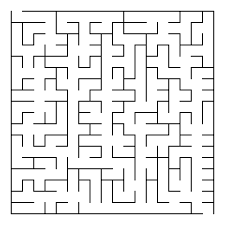
#> input picture maze.png, 225 x 225 px
$ python a_star.py
#> lines starting #> are read from the running program, lines starting #| are printed output that depends on the picture
import cv2
import math
import matplotlib.pyplot as plt

show_animation = True

class AStarPath:
    def __init__(self, robot_radius, grid_size, x_obstacle, y_obstacle):
        self.grid_size = grid_size
        self.robot_radius = robot_radius
        self.create_obstacle_map(x_obstacle, y_obstacle)
        self.path = self.get_path()

    class Node:
        def __init__(self, x, y, cost, path):
            self.x = x
            self.y = y
            self.cost = cost
            self.path = path

        def __str__(self):
            return str(self.x)+'+'+str(self.y)+','+str(self.cost)+','+str(self.path)

    @staticmethod
    def calc_heuristic(num1, num2):
        weight = 1.0
        return weight * math.sqrt((num1.x-num2.x)**2 + (num1.y-num2.y)**2)

    def calc_grid_position(self, idx, p):
        return idx * self.grid_size + p

    def calc_xy(self, position, min_position):
        return round((position-min_position) / self.grid_size)

    def calc_grid_idx(self, node):
        return (node.y-self.y_min) * self.x_width + (node.x-self.x_min)

    def check_validity(self, node):
        x_position = self.calc_grid_position(node.x, self.x_min)
        y_position = self.calc_grid_position(node.y, self.y_min)

        if x_position < self.x_min:
            return False
        elif y_position < self.y_min:
            return False
        elif x_position >= self.x_max:
            return False
        elif y_position >= self.y_max:
            return False
        if self.obstacle_pos[node.x][node.y]:
            return False
        return True

    def create_obstacle_map(self, x_obstacle, y_obstacle):
        self.x_min = round(min(x_obstacle))
        self.y_min = round(min(y_obstacle))
        self.x_max = round(max(x_obstacle))
        self.y_max = round(max(y_obstacle))
        self.x_width = round((self.x_max - self.x_min) / self.grid_size)
        self.y_width = round((self.y_max - self.y_min) / self.grid_size)
        self.obstacle_pos = [[False for i in range(self.y_width)] for i in range(self.x_width)]
        for idx_x in range(self.x_width):
            x = self.calc_grid_position(idx_x, self.x_min)
            for idx_y in range(self.y_width):
                y = self.calc_grid_position(idx_y, self.y_min)
                for idx_x_obstacle, idx_y_obstacle in zip(x_obstacle, y_obstacle):
                    d = math.sqrt((idx_x_obstacle - x)**2 + (idx_y_obstacle - y)**2)
                    if d <= self.robot_radius:
                        self.obstacle_pos[idx_x][idx_y] = True
                        break

    @staticmethod
    def get_path():
        path = [[1, 0, 1],
                [0, 1, 1],
                [-1, 0, 1],
                [0, -1, 1],
                [-1, -1, math.sqrt(2)],
                [-1, 1, math.sqrt(2)],
                [1, -1, math.sqrt(2)],
                [1, 1, math.sqrt(2)]]

        return path

    def calc_final_path(self, end_node, record_closed):
        x_out_path, y_out_path = [self.calc_grid_position(end_node.x, self.x_min)], [self.calc_grid_position(end_node.y, self.y_min)]
        path = end_node.path
        while path != -1:
            n = record_closed[path]
            x_out_path.append(self.calc_grid_position(n.x, self.x_min))
            y_out_path.append(self.calc_grid_position(n.y, self.y_min))
            path = n.path

        return x_out_path, y_out_path

    def a_star_search(self, start_x, start_y, end_x, end_y):
        start_node = self.Node(self.calc_xy(start_x, self.x_min), self.calc_xy(start_y, self.y_min), 0.0, -1)
        end_node = self.Node(self.calc_xy(end_x, self.x_min), self.calc_xy(end_y, self.y_min), 0.0, -1)

        record_open, record_closed = dict(), dict()
        record_open[self.calc_grid_idx(start_node)] = start_node

        while True:
            if len(record_open) == 0:
                print('Check Record Validity')
                break

            total_cost = min(record_open, key=lambda x: record_open[x].cost + self.calc_heuristic(end_node, record_open[x]))
            cost_collection = record_open[total_cost]

            if show_animation:  # pragma: no cover
                plt.plot(self.calc_grid_position(cost_collection.x, self.x_min),  self.calc_grid_position(cost_collection.y, self.y_min), "xy")
                if len(record_closed.keys())%10 == 0:
                    plt.pause(0.001)

            if cost_collection.x == end_node.x and cost_collection.y == end_node.y:
                print("Finished!")
                end_node.path = cost_collection.path
                end_node.cost = cost_collection.cost
                break

            del record_open[total_cost]
            record_closed[total_cost] = cost_collection

            for i, _ in enumerate(self.path):
                node = self.Node(cost_collection.x + self.path[i][0], cost_collection.y + self.path[i][1], cost_collection.cost + self.path[i][2], total_cost)
                idx_node = self.calc_grid_idx(node)

                if not self.check_validity(node):
                    continue

                if idx_node in record_closed:
                    continue

                if idx_node not in record_open:
                    record_open[idx_node] = node
                else:
                    if record_open[idx_node].cost > node.cost:
                        record_open[idx_node] = node

        x_out_path, y_out_path = self.calc_final_path(end_node, record_closed)

        return x_out_path, y_out_path

def main():
    start_x = 15
    start_y = 10
    end_x = 170
    end_y = 175
    grid_size = 2.0
    robot_radius = 2.0

    image = cv2.imread('maze.png')
#> image is the input picture: shape (225, 225, 3); min 0, max 255, mean 235.4
    image = cv2.resize(image, (200,200))
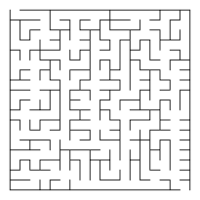
#> image: shape (200, 200, 3); min 50, max 255, mean 235.4
    gray = cv2.cvtColor(image, cv2.COLOR_BGR2GRAY)
    (width, length) = gray.shape
#> width = 200; length = 200
    x_obstacle, y_obstacle = [], []
    for i in range(width):
        for j in range(length):
            if gray[i][j] <= 150:
              y_obstacle.append(i)
              x_obstacle.append(j)
#> after the loop, y_obstacle = 4820 values from 10 to 189

    if show_animation:
            plt.plot(x_obstacle, y_obstacle, ".k")
            plt.plot(start_x, start_y, "og")
            plt.plot(end_x, end_y, "xb")
            plt.grid(True)
            plt.axis("equal")

    a_star = AStarPath(robot_radius, grid_size, x_obstacle, y_obstacle)
    x_out_path, y_out_path = a_star.a_star_search(start_x, start_y, end_x, end_y)
#> the loop in a_star_search, `while True:` made 1155 passes
#> pass 1, in a_star_search, `plt.pause(0.001)`:
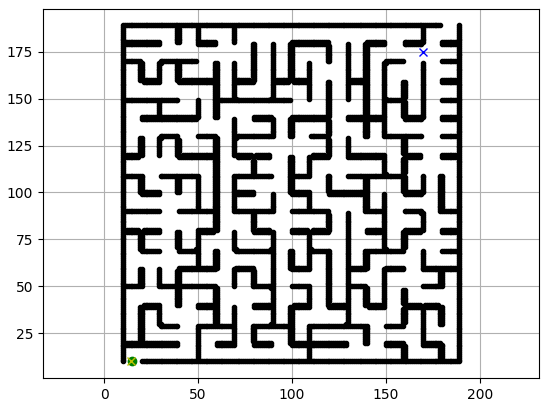
#> figure drawn by matplotlib, 1 panel

    if show_animation:
        plt.plot(x_out_path, y_out_path, "r")
        plt.show()
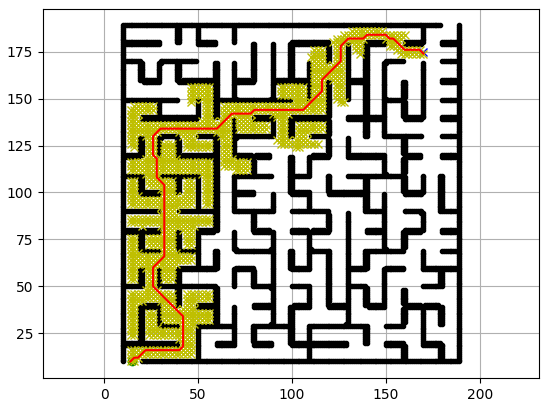
#> figure drawn by matplotlib, 1 panel


if __name__ == '__main__':
    main()
